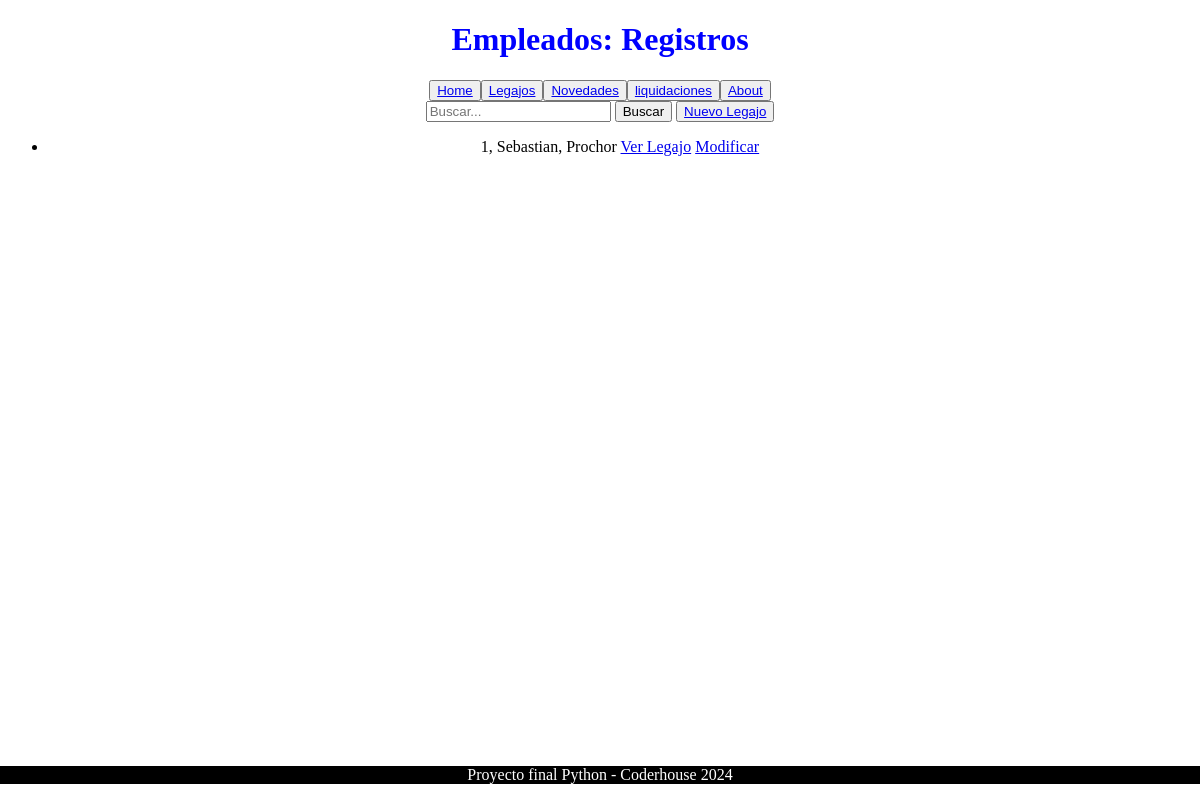
The page /empleado/list on the database as committed earlier.
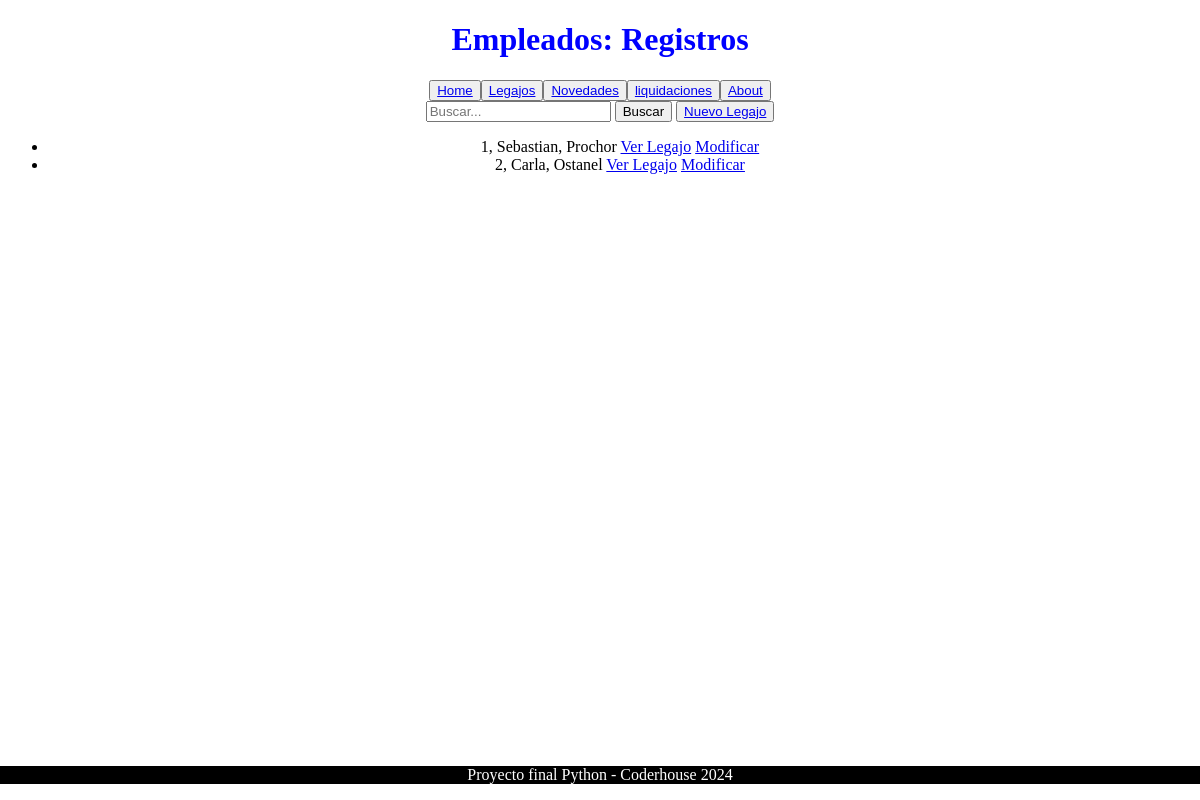
The same page on the database as committed later.
### nominas/models.py (models this page shows, shortened)
class Empleado(models.Model):
    SEXO_CHOICES = [
        ('M', 'Masculino'),
        ('F', 'Femenino'),
    ]
    ESTADO_CHOICES = [
        ('A', 'Activo'),
        ('P', 'Pasivo'),
    ]
    MOD_CONTRATACION_CHOICES = [
        ('T', 'Temporal'),
        ('P', 'Permanente'),
    ]
    nro_legajo = models.AutoField(primary_key=True)
    nombre_empleado = models.CharField(max_length=50)
    apellido_empleado = models.CharField(max_length=50)
    dni = models.CharField(max_length=8)
    sexo_empleado = models.CharField(max_length=1, choices=SEXO_CHOICES)  # Elección entre Masculino y Femenino
    celular = models.CharField(max_length=30, blank=True, null=True)
    mail = models.CharField(max_length=50, blank=True, null=True)
    fecha_de_nacimiento = models.DateField(auto_now_add=False, auto_now=False, verbose_name='Fecha de Nacimiento')
    fecha_de_ingreso = models.DateField()
    fecha_de_egreso = models.DateField(blank=True, null=True)
    estado = models.CharField(max_length=1, choices=ESTADO_CHOICES)  # Elección entre Activo y Pasivo
    nacionalidad = models.CharField(max_length=100)  # Campo para ingresar el país a mano
    mod_contratacion = models.CharField(max_length=1, choices=MOD_CONTRATACION_CHOICES, blank=True, null=True)  # Elección entre Temporal y Permanente
    puesto = models.CharField(max_length=100)
    sueldo = models.DecimalField(max_digits=10, decimal_places=2)  # Sueldo en formato de moneda

### nominas/views.py (the view)
# urls.py: path("empleado/list", views.empleado_list, name="empleado_list"),
def empleado_list(request):
    query = request.GET.get("q")
    if query:
         empleados = Empleado.objects.filter(
            Q(nombre_empleado__icontains=query) | Q(apellido_empleado__icontains=query)
        )
    else:
        empleados = Empleado.objects.all()
    context = {"object_list": empleados}
    return render(request, "nominas/empleado_list.html", context)

### nominas/templates/nominas/empleado_list.html (shortened to what this page needs)
{% extends 'core/base.html' %}
{% block header %}
Empleados: Registros
{% endblock header %}
{% block main %}
    <form action="{% url 'empleado_list' %}" method="get">
        <input type="text" name="q" placeholder="Buscar...">
        <button type="submit">Buscar</button>
        <button>
            <a href="{% url 'empleado_create' %}">Nuevo Legajo</a>
        </button>
    </form>
    <ul>
       {% for object in object_list %}
            <li>{{ object.nro_legajo }}, {{ object.nombre_empleado }}, {{ object.apellido_empleado }}
                <a href="{% url 'empleado_detail' object.nro_legajo %}">Ver Legajo</a>
                <a href="{% url 'empleado_update' object.nro_legajo %}">Modificar</a>
            </li>
    {% empty %}
        <p>No hay registros.</p>
    {% endfor %}
{% endblock main %}

Rows that differ between the two databases and show on the page:
added Empleado: nro_legajo "2", nombre_empleado "Carla", apellido_empleado "Ostanel"
